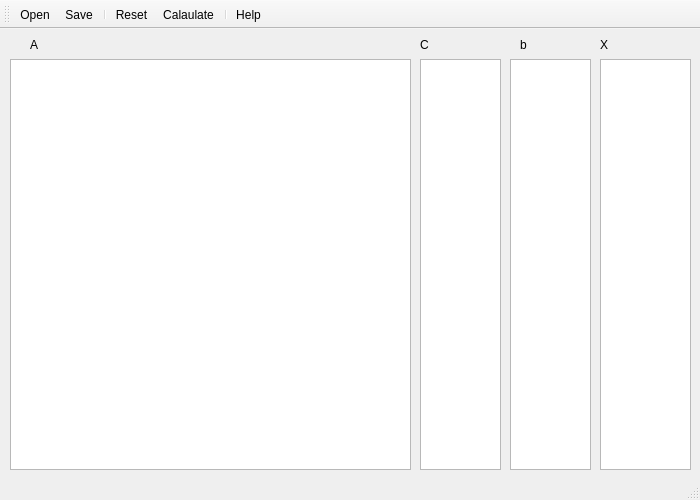
<?xml version="1.0" encoding="UTF-8"?>
<ui version="4.0">
 <class>MainWindow</class>
 <widget class="QMainWindow" name="MainWindow">
  <property name="geometry">
   <rect>
    <x>0</x>
    <y>0</y>
    <width>700</width>
    <height>500</height>
   </rect>
  </property>
  <property name="sizePolicy">
   <sizepolicy hsizetype="Fixed" vsizetype="Fixed">
    <horstretch>0</horstretch>
    <verstretch>0</verstretch>
   </sizepolicy>
  </property>
  <property name="minimumSize">
   <size>
    <width>700</width>
    <height>500</height>
   </size>
  </property>
  <property name="maximumSize">
   <size>
    <width>700</width>
    <height>500</height>
   </size>
  </property>
  <property name="windowTitle">
   <string>BranchBond by Liu Jiaxin, Qu Heng, Zhou Zimeng</string>
  </property>
  <widget class="QWidget" name="centralWidget">
   <widget class="QTableWidget" name="tw_A">
    <property name="geometry">
     <rect>
      <x>10</x>
      <y>30</y>
      <width>401</width>
      <height>411</height>
     </rect>
    </property>
   </widget>
   <widget class="QLabel" name="label">
    <property name="geometry">
     <rect>
      <x>30</x>
      <y>10</y>
      <width>54</width>
      <height>12</height>
     </rect>
    </property>
    <property name="text">
     <string>A</string>
    </property>
   </widget>
   <widget class="QLabel" name="label_2">
    <property name="geometry">
     <rect>
      <x>420</x>
      <y>10</y>
      <width>54</width>
      <height>12</height>
     </rect>
    </property>
    <property name="text">
     <string>C</string>
    </property>
   </widget>
   <widget class="QTableWidget" name="tw_C">
    <property name="geometry">
     <rect>
      <x>420</x>
      <y>30</y>
      <width>81</width>
      <height>411</height>
     </rect>
    </property>
   </widget>
   <widget class="QLabel" name="label_3">
    <property name="geometry">
     <rect>
      <x>520</x>
      <y>10</y>
      <width>54</width>
      <height>12</height>
     </rect>
    </property>
    <property name="text">
     <string>b</string>
    </property>
   </widget>
   <widget class="QTableWidget" name="tw_b">
    <property name="geometry">
     <rect>
      <x>510</x>
      <y>30</y>
      <width>81</width>
      <height>411</height>
     </rect>
    </property>
   </widget>
   <widget class="QTableWidget" name="tw_x">
    <property name="geometry">
     <rect>
      <x>600</x>
      <y>30</y>
      <width>91</width>
      <height>411</height>
     </rect>
    </property>
   </widget>
   <widget class="QLabel" name="label_4">
    <property name="geometry">
     <rect>
      <x>600</x>
      <y>10</y>
      <width>54</width>
      <height>12</height>
     </rect>
    </property>
    <property name="text">
     <string>X</string>
    </property>
   </widget>
  </widget>
  <widget class="QMenuBar" name="menuBar">
   <property name="geometry">
    <rect>
     <x>0</x>
     <y>0</y>
     <width>700</width>
     <height>23</height>
    </rect>
   </property>
  </widget>
  <widget class="QToolBar" name="mainToolBar">
   <attribute name="toolBarArea">
    <enum>TopToolBarArea</enum>
   </attribute>
   <attribute name="toolBarBreak">
    <bool>false</bool>
   </attribute>
   <addaction name="actionOpen"/>
   <addaction name="actionSave"/>
   <addaction name="separator"/>
   <addaction name="actionReset"/>
   <addaction name="actionCalaulate"/>
   <addaction name="separator"/>
   <addaction name="actionHelp"/>
  </widget>
  <widget class="QStatusBar" name="statusBar"/>
  <action name="actionReset">
   <property name="text">
    <string>Reset</string>
   </property>
   <property name="toolTip">
    <string>Reset the Matrix</string>
   </property>
  </action>
  <action name="actionCalaulate">
   <property name="text">
    <string>Calaulate</string>
   </property>
   <property name="toolTip">
    <string>Calculate the problem</string>
   </property>
  </action>
  <action name="actionHelp">
   <property name="text">
    <string>Help</string>
   </property>
   <property name="toolTip">
    <string>Show Help</string>
   </property>
   <property name="shortcut">
    <string>F1</string>
   </property>
  </action>
  <action name="actionOpen">
   <property name="text">
    <string>Open</string>
   </property>
   <property name="toolTip">
    <string>Open a problem</string>
   </property>
   <property name="shortcut">
    <string>Ctrl+O</string>
   </property>
  </action>
  <action name="actionSave">
   <property name="text">
    <string>Save</string>
   </property>
   <property name="toolTip">
    <string>Save the problem</string>
   </property>
   <property name="shortcut">
    <string>Ctrl+S</string>
   </property>
  </action>
 </widget>
 <layoutdefault spacing="6" margin="11"/>
 <resources/>
 <connections/>
</ui>
